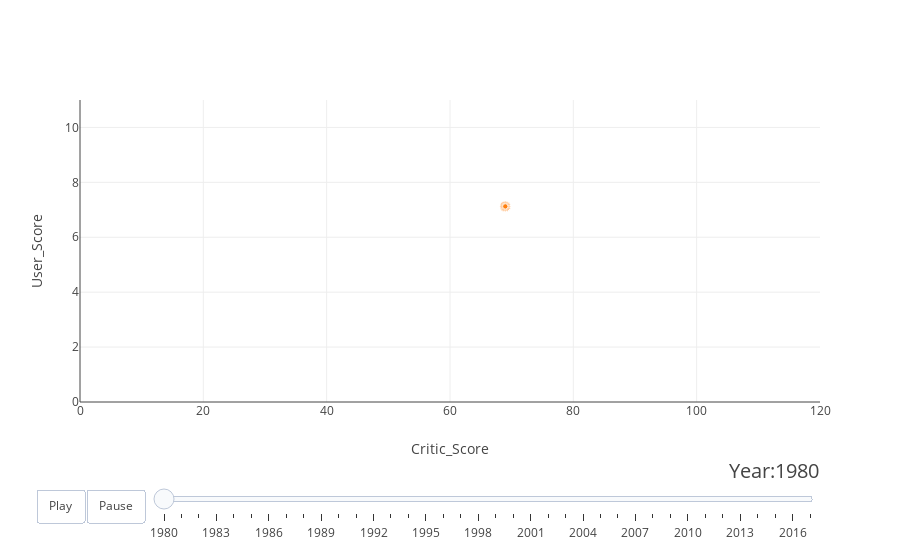

Source (notebook cell):
### Code cell
from plotly.offline import init_notebook_mode, iplot
from IPython.display import display, HTML

import pandas as pd

init_notebook_mode(connected=True)

dataset = pd.read_csv("../input/Video_Games_Sales_as_at_22_Dec_2016.csv")
print(list(dataset.columns.values))

dataset['Critic_Score'] = dataset['Critic_Score'].astype(float)
mean = dataset['Critic_Score'].mean()
dataset['Critic_Score'].fillna(mean, inplace=True)

dataset['User_Score'] = dataset['User_Score'].astype(float)
mean = dataset['User_Score'].mean()
dataset['User_Score'].fillna(mean, inplace=True)

dataset['Global_Sales'] = dataset['Global_Sales'].apply(lambda x: x*10000000)

start_year = 1980
end_year = 2018
years = []
for i in range(end_year-start_year):
    years.append(str(start_year+i))

# make list of Publishers
Publishers = ["Nintendo","Activision","Capcom","Crystal Dynamics","Microsoft Game Studios","Sony Computer Entertainment",
              "Sony Computer Entertainment America","Sony Computer Entertainment Europe","Ubisoft",
              "Crystal Dynamics", "Electronic Arts", "Sega","Take-Two Interactive"]

figure = {
    'data': [],
    'layout': {},
    'frames': []
}

# fill in most of layout
figure['layout']['xaxis'] = {'range': [0, 120], 'title': 'Critic_Score'}
figure['layout']['yaxis'] = {'range': [0, 11], 'title': 'User_Score'}
figure['layout']['hovermode'] = 'closest'
figure['layout']['sliders'] = {
    'args': [
        'transition', {
            'duration': 400,
            'easing': 'cubic-in-out'
        }
    ],
    'initialValue': '1980',
    'plotlycommand': 'animate',
    'values': years,
    'visible': True
}
figure['layout']['updatemenus'] = [
    {
        'buttons': [
            {
                'args': [None, {'frame': {'duration': 500, 'redraw': False},
                                'fromcurrent': True, 'transition': {'duration': 300, 'easing': 'quadratic-in-out'}}],
                'label': 'Play',
                'method': 'animate'
            },
            {
                'args': [[None], {'frame': {'duration': 0, 'redraw': False}, 'mode': 'immediate',
                                  'transition': {'duration': 0}}],
                'label': 'Pause',
                'method': 'animate'
            }
        ],
        'direction': 'left',
        'pad': {'r': 10, 't': 87},
        'showactive': False,
        'type': 'buttons',
        'x': 0.1,
        'xanchor': 'right',
        'y': 0,
        'yanchor': 'top'
    }
]

sliders_dict = {
    'active': 0,
    'yanchor': 'top',
    'xanchor': 'left',
    'currentvalue': {
        'font': {'size': 20},
        'prefix': 'Year:',
        'visible': True,
        'xanchor': 'right'
    },
    'transition': {'duration': 300, 'easing': 'cubic-in-out'},
    'pad': {'b': 10, 't': 50},
    'len': 0.9,
    'x': 0.1,
    'y': 0,
    'steps': []
}

# make data
year = 1980
for Publisher in Publishers:
    dataset_by_year = dataset[dataset['Year_of_Release'] == year]
    dataset_by_year_and_cont = dataset_by_year[dataset_by_year['Publisher'] == Publisher]

    data_dict = {
        'x': list(dataset_by_year_and_cont['Critic_Score']),
        'y': list(dataset_by_year_and_cont['User_Score']),
        'mode': 'markers',
        'text': list(dataset_by_year_and_cont['Name']),
        'marker': {
            'sizemode': 'area',
            'sizeref': 200000,
            'size': list(dataset_by_year_and_cont['Global_Sales'])
        },
        'name': Publisher
    }
    figure['data'].append(data_dict)


# make frames
for year in years:
    frame = {'data': [], 'name': str(year)}
    for Publisher in Publishers:
        dataset_by_year = dataset[dataset['Year_of_Release'] == int(year)]
        dataset_by_year_and_cont = dataset_by_year[dataset_by_year['Publisher'] == Publisher]

        data_dict = {
            'x': list(dataset_by_year_and_cont['Critic_Score']),
            'y': list(dataset_by_year_and_cont['User_Score']),
            'mode': 'markers',
            'text': list(dataset_by_year_and_cont['Name']),
            'marker': {
                'sizemode': 'area',
                'sizeref': 200000,
                'size': list(dataset_by_year_and_cont['Global_Sales'])
            },
            'name': Publisher
        }
        frame['data'].append(data_dict)

    figure['frames'].append(frame)
    slider_step = {'args': [
        [year],
        {'frame': {'duration': 300, 'redraw': False},
         'mode': 'immediate',
         'transition': {'duration': 300}}
    ],
        'label': year,
        'method': 'animate'}
    sliders_dict['steps'].append(slider_step)

figure['layout']['sliders'] = [sliders_dict]

iplot(figure)

### Figure 1 — Plotly figure (JSON) as saved in the notebook; plotly's stock layout.template omitted (floating-point values rounded to 4 significant figures)
{"data": [{"marker": {"size": [], "sizemode": "area", "sizeref": 200000}, "mode": "markers", "name": "Nintendo", "text": [], "type": "scatter", "uid": "682d282b-fc67-482b-94fe-cdf680b0862d", "x": [], "y": []}, {"marker": {"size": [11500000, 7700000, 4900000, 3400000.0, 2700000], "sizemode": "area", "sizeref": 200000}, "mode": "markers", "name": "Activision", "text": ["Kaboom!", "Boxing", "Ice Hockey", "Freeway", "Bridge"], "type": "scatter", "uid": "d4c72837-ffcb-4730-bab5-0e39a28c8125", "x": [68.97, 68.97, 68.97, 68.97, 68.97], "y": [7.125, 7.125, 7.125, 7.125, 7.125]}, {"marker": {"size": [], "sizemode": "area", "sizeref": 200000}, "mode": "markers", "name": "Capcom", "text": [], "type": "scatter", "uid": "99544394-0f05-486c-b190-fa0d2530a53f", "x": [], "y": []}, {"marker": {"size": [], "sizemode": "area", "sizeref": 200000}, "mode": "markers", "name": "Crystal Dynamics", "text": [], "type": "scatter", "uid": "820c3b98-c560-48ab-a376-46c460fc5df2", "x": [], "y": []}, {"marker": {"size": [], "sizemode": "area", "sizeref": 200000}, "mode": "markers", "name": "Microsoft Game Studios", "text": [], "type": "scatter", "uid": "24a431b8-de2e-4def-86a1-ed57f449d75e", "x": [], "y": []}, {"marker": {"size": [], "sizemode": "area", "sizeref": 200000}, "mode": "markers", "name": "Sony Computer Entertainment", "text": [], "type": "scatter", "uid": "2642ac5e-a572-4944-9971-9989a0aa69a7", "x": [], "y": []}, {"marker": {"size": [], "sizemode": "area", "sizeref": 200000}, "mode": "markers", "name": "Sony Computer Entertainment America", "text": [], "type": "scatter", "uid": "3f7a6c47-ff2d-4d08-80ac-cb5bc80a47cc", "x": [], "y": []}, {"marker": {"size": [], "sizemode": "area", "sizeref": 200000}, "mode": "markers", "name": "Sony Computer Entertainment Europe", "text": [], "type": "scatter", "uid": "5bcf3714-268e-4339-b52a-35a2d5227d75", "x": [], "y": []}, {"marker": {"size": [], "sizemode": "area", "sizeref": 200000}, "mode": "markers", "name": "Ubisoft", "text": [], "type": "scatter", "uid": "ec16c80a-a6df-40cf-a86b-457b0b0a021c", "x": [], "y": []}, {"marker": {"size": [], "sizemode": "area", "sizeref": 200000}, "mode": "markers", "name": "Crystal Dynamics", "text": [], "type": "scatter", "uid": "9e05f8a2-48f7-4e64-85cd-150c5b334d43", "x": [], "y": []}, {"marker": {"size": [], "sizemode": "area", "sizeref": 200000}, "mode": "markers", "name": "Electronic Arts", "text": [], "type": "scatter", "uid": "dd8c656d-f180-4829-ba65-eccf84fc2319", "x": [], "y": []}, {"marker": {"size": [], "sizemode": "area", "sizeref": 200000}, "mode": "markers", "name": "Sega", "text": [], "type": "scatter", "uid": "7a5d4633-d85d-4b01-8c03-944ff79fcbe0", "x": [], "y": []}, {"marker": {"size": [], "sizemode": "area", "sizeref": 200000}, "mode": "markers", "name": "Take-Two Interactive", "text": [], "type": "scatter", "uid": "9192a472-2b26-4196-8c15-8f120f5a2541", "x": [], "y": []}], "layout": {"hovermode": "closest", "sliders": [{"active": 0, "currentvalue": {"font": {"size": 20}, "prefix": "Year:", "visible": true, "xanchor": "right"}, "len": 0.9, "pad": {"b": 10, "t": 50}, "steps": [{"args": [["1980"], {"frame": {"duration": 300, "redraw": false}, "mode": "immediate", "transition": {"duration": 300}}], "label": "1980", "method": "animate"}, {"args": [["1981"], {"frame": {"duration": 300, "redraw": false}, "mode": "immediate", "transition": {"duration": 300}}], "label": "1981", "method": "animate"}, {"args": [["1982"], {"frame": {"duration": 300, "redraw": false}, "mode": "immediate", "transition": {"duration": 300}}], "label": "1982", "method": "animate"}, {"args": [["1983"], {"frame": {"duration": 300, "redraw": false}, "mode": "immediate", "transition": {"duration": 300}}], "label": "1983", "method": "animate"}, {"args": [["1984"], {"frame": {"duration": 300, "redraw": false}, "mode": "immediate", "transition": {"duration": 300}}], "label": "1984", "method": "animate"}, {"args": [["1985"], {"frame": {"duration": 300, "redraw": false}, "mode": "immediate", "transition": {"duration": 300}}], "label": "1985", "method": "animate"}, {"args": [["1986"], {"frame": {"duration": 300, "redraw": false}, "mode": "immediate", "transition": {"duration": 300}}], "label": "1986", "method": "animate"}, {"args": [["1987"], {"frame": {"duration": 300, "redraw": false}, "mode": "immediate", "transition": {"duration": 300}}], "label": "1987", "method": "animate"}, {"args": [["1988"], {"frame": {"duration": 300, "redraw": false}, "mode": "immediate", "transition": {"duration": 300}}], "label": "1988", "method": "animate"}, {"args": [["1989"], {"frame": {"duration": 300, "redraw": false}, "mode": "immediate", "transition": {"duration": 300}}], "label": "1989", "method": "animate"}, {"args": [["1990"], {"frame": {"duration": 300, "redraw": false}, "mode": "immediate", "transition": {"duration": 300}}], "label": "1990", "method": "animate"}, {"args": [["1991"], {"frame": {"duration": 300, "redraw": false}, "mode": "immediate", "transition": {"duration": 300}}], "label": "1991", "method": "animate"}, {"args": [["1992"], {"frame": {"duration": 300, "redraw": false}, "mode": "immediate", "transition": {"duration": 300}}], "label": "1992", "method": "animate"}, {"args": [["1993"], {"frame": {"duration": 300, "redraw": false}, "mode": "immediate", "transition": {"duration": 300}}], "label": "1993", "method": "animate"}, {"args": [["1994"], {"frame": {"duration": 300, "redraw": false}, "mode": "immediate", "transition": {"duration": 300}}], "label": "1994", "method": "animate"}, {"args": [["1995"], {"frame": {"duration": 300, "redraw": false}, "mode": "immediate", "transition": {"duration": 300}}], "label": "1995", "method": "animate"}, {"args": [["1996"], {"frame": {"duration": 300, "redraw": false}, "mode": "immediate", "transition": {"duration": 300}}], "label": "1996", "method": "animate"}, {"args": [["1997"], {"frame": {"duration": 300, "redraw": false}, "mode": "immediate", "transition": {"duration": 300}}], "label": "1997", "method": "animate"}, {"args": [["1998"], {"frame": {"duration": 300, "redraw": false}, "mode": "immediate", "transition": {"duration": 300}}], "label": "1998", "method": "animate"}, {"args": [["1999"], {"frame": {"duration": 300, "redraw": false}, "mode": "immediate", "transition": {"duration": 300}}], "label": "1999", "method": "animate"}, {"args": [["2000"], {"frame": {"duration": 300, "redraw": false}, "mode": "immediate", "transition": {"duration": 300}}], "label": "2000", "method": "animate"}, {"args": [["2001"], {"frame": {"duration": 300, "redraw": false}, "mode": "immediate", "transition": {"duration": 300}}], "label": "2001", "method": "animate"}, {"args": [["2002"], {"frame": {"duration": 300, "redraw": false}, "mode": "immediate", "transition": {"duration": 300}}], "label": "2002", "method": "animate"}, {"args": [["2003"], {"frame": {"duration": 300, "redraw": false}, "mode": "immediate", "transition": {"duration": 300}}], "label": "2003", "method": "animate"}, {"args": [["2004"], {"frame": {"duration": 300, "redraw": false}, "mode": "immediate", "transition": {"duration": 300}}], "label": "2004", "method": "animate"}, {"args": [["2005"], {"frame": {"duration": 300, "redraw": false}, "mode": "immediate", "transition": {"duration": 300}}], "label": "2005", "method": "animate"}, {"args": [["2006"], {"frame": {"duration": 300, "redraw": false}, "mode": "immediate", "transition": {"duration": 300}}], "label": "2006", "method": "animate"}, {"args": [["2007"], {"frame": {"duration": 300, "redraw": false}, "mode": "immediate", "transition": {"duration": 300}}], "label": "2007", "method": "animate"}, {"args": [["2008"], {"frame": {"duration": 300, "redraw": false}, "mode": "immediate", "transition": {"duration": 300}}], "label": "2008", "method": "animate"}, {"args": [["2009"], {"frame": {"duration": 300, "redraw": false}, "mode": "immediate", "transition": {"duration": 300}}], "label": "2009", "method": "animate"}, {"args": [["2010"], {"frame": {"duration": 300, "redraw": false}, "mode": "immediate", "transition": {"duration": 300}}], "label": "2010", "method": "animate"}, {"args": [["2011"], {"frame": {"duration": 300, "redraw": false}, "mode": "immediate", "transition": {"duration": 300}}], "label": "2011", "method": "animate"}, {"args": [["2012"], {"frame": {"duration": 300, "redraw": false}, "mode": "immediate", "transition": {"duration": 300}}], "label": "2012", "method": "animate"}, {"args": [["2013"], {"frame": {"duration": 300, "redraw": false}, "mode": "immediate", "transition": {"duration": 300}}], "label": "2013", "method": "animate"}, {"args": [["2014"], {"frame": {"duration": 300, "redraw": false}, "mode": "immediate", "transition": {"duration": 300}}], "label": "2014", "method": "animate"}, {"args": [["2015"], {"frame": {"duration": 300, "redraw": false}, "mode": "immediate", "transition": {"duration": 300}}], "label": "2015", "method": "animate"}, {"args": [["2016"], {"frame": {"duration": 300, "redraw": false}, "mode": "immediate", "transition": {"duration": 300}}], "label": "2016", "method": "animate"}, {"args": [["2017"], {"frame": {"duration": 300, "redraw": false}, "mode": "immediate", "transition": {"duration": 300}}], "label": "2017", "method": "animate"}], "transition": {"duration": 300, "easing": "cubic-in-out"}, "x": 0.1, "xanchor": "left", "y": 0, "yanchor": "top"}], "updatemenus": [{"buttons": [{"args": [null, {"frame": {"duration": 500, "redraw": false}, "fromcurrent": true, "transition": {"duration": 300, "easing": "quadratic-in-out"}}], "label": "Play", "method": "animate"}, {"args": [[null], {"frame": {"duration": 0, "redraw": false}, "mode": "immediate", "transition": {"duration": 0}}], "label": "Pause", "method": "animate"}], "direction": "left", "pad": {"r": 10, "t": 87}, "showactive": false, "type": "buttons", "x": 0.1, "xanchor": "right", "y": 0, "yanchor": "top"}], "xaxis": {"range": [0, 120], "title": {"text": "Critic_Score"}}, "yaxis": {"range": [0, 11], "title": {"text": "User_Score"}}}}
